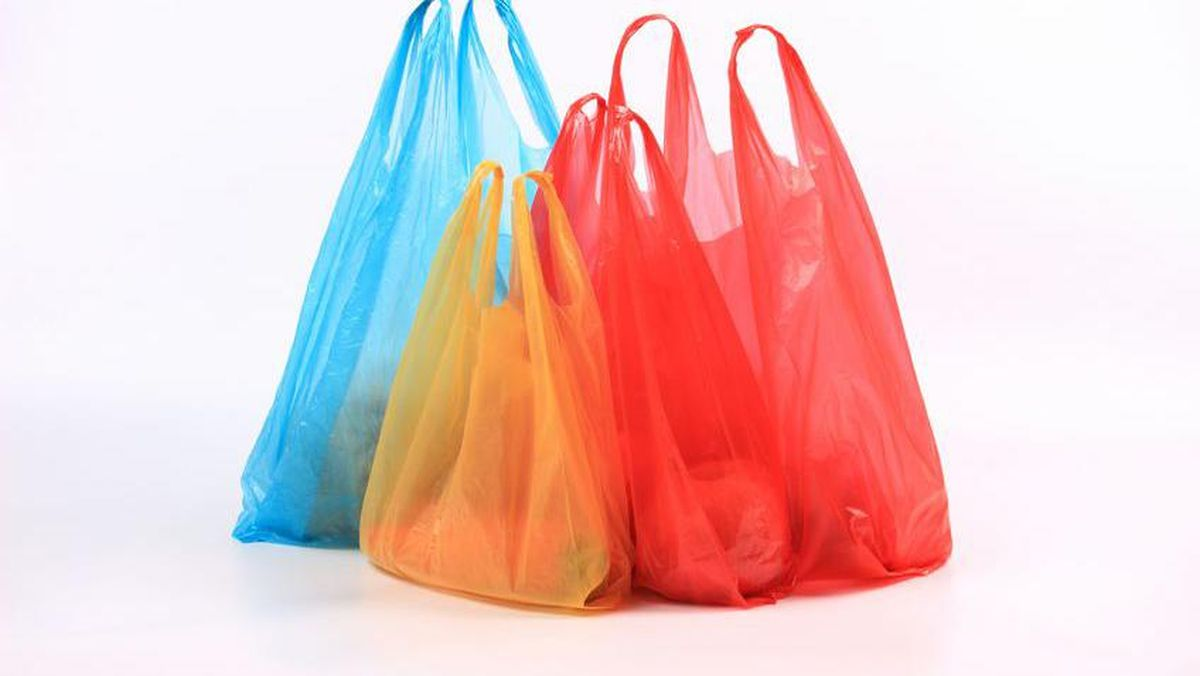
#> input picture data/5ecdf93c-1b1d-4fe6-a120-4a68909f3982_169.jpg, 1200 x 676 px; its folder holds only this picture in this run
$ python deteksi-sampah.py   (older library calls are emulated)
#> lines starting #> are read from the running program, lines starting #| are printed output that depends on the picture; after the words box and inside, x2 and y2 are one past the last pixel; in counts of white or black regions, pixels touching at a corner belong together
import cv2
import numpy as np
import os
from skimage.feature import graycomatrix, graycoprops

def extract_features(image):
    features = {}
    viz_images = {}

    hsv = cv2.cvtColor(image, cv2.COLOR_BGR2HSV)
    h_mean, s_mean, v_mean = np.mean(hsv, axis=(0,1))
    features['hue'] = h_mean
    features['saturation'] = s_mean
    features['value'] = v_mean

    gray = cv2.cvtColor(image, cv2.COLOR_BGR2GRAY)
    viz_images['texture'] = gray

    _, thresh = cv2.threshold(gray, 0, 255, cv2.THRESH_BINARY_INV + cv2.THRESH_OTSU)
    viz_images['threshold'] = thresh

    contours, _ = cv2.findContours(thresh, cv2.RETR_EXTERNAL, cv2.CHAIN_APPROX_SIMPLE)

    if not contours:
        return None, None

    cnt = max(contours, key=cv2.contourArea)
    area = cv2.contourArea(cnt)
    perimeter = cv2.arcLength(cnt, True)

    features['area'] = area
    features['circularity'] = 4 * np.pi * area / (perimeter**2) if perimeter != 0 else 0

    color_mask = cv2.bitwise_and(image, image, mask=thresh)
    viz_images['color'] = color_mask

    glcm = graycomatrix(gray, distances=[5], angles=[0], levels=256, symmetric=True, normed=True)
    features['contrast'] = graycoprops(glcm, 'contrast')[0, 0]

    return features, viz_images

def classify_waste(features):
    circularity = features['circularity']
    contrast = features['contrast']
    saturation = features['saturation']
    value = features['value']

    if circularity >= 0.75:
        return 'Botol'
    elif saturation < 40 and value > 180:
        return 'Kertas'
    elif contrast > 400:
        return 'Plastik'
    return 'Tidak dikenal'

def create_labeled_image(image, label):
    labeled_img = image.copy()
    cv2.rectangle(labeled_img, (0,0), (labeled_img.shape[1], 40), (0,0,0), -1)
    cv2.putText(labeled_img, label, (10, 25), cv2.FONT_HERSHEY_SIMPLEX, 0.7, (255, 255, 255), 2)
    return labeled_img

if __name__ == "__main__":
    input_folder = 'data'
    output_folder = 'extracted'
    os.makedirs(output_folder, exist_ok=True)

    image_files = [f for f in os.listdir(input_folder) if f.lower().endswith(('.png', '.jpg', '.jpeg'))]
    image_files = sorted(image_files)[:60]

    print(f"\nProcessing {len(image_files)} images...\n")

    print("===================================")
    print("Filename\tJenis Sampah")
    print("===================================")

    for idx, filename in enumerate(image_files):
        image_path = os.path.join(input_folder, filename)
        image = cv2.imread(image_path)
#> image is the input picture: shape (676, 1200, 3); mean B, G, R 196.3, 198.2, 234

        if image is None:
            print(f"{filename}\tGagal membaca gambar")
            continue

        features, viz_images = extract_features(image)
#> in extract_features, `hsv = cv2.cvtColor(image, cv2.COLOR_BGR2HSV)`: hsv: shape (676, 1200, 3); mean H, S, V 93.9, 68.6, 246.3
#> in extract_features, `h_mean, s_mean, v_mean = np.mean(hsv, axis=(0,1))`: h_mean = 93.86; s_mean = 68.65; v_mean = 246.3
#> in extract_features, `gray = cv2.cvtColor(image, cv2.COLOR_BGR2GRAY)`:
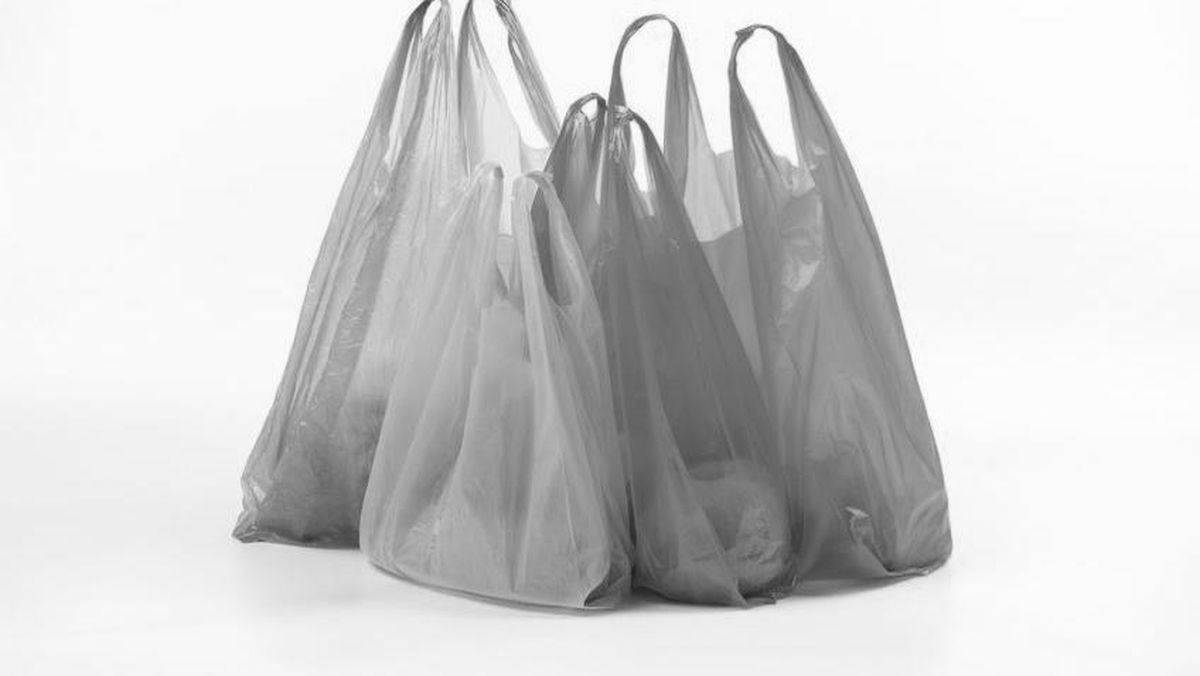
#> gray: shape (676, 1200); min 34, max 255, mean 208.7
#> in extract_features, `_, thresh = cv2.threshold(gray, 0, 255, cv2.THRESH_BINARY_INV + cv2.TH..`:
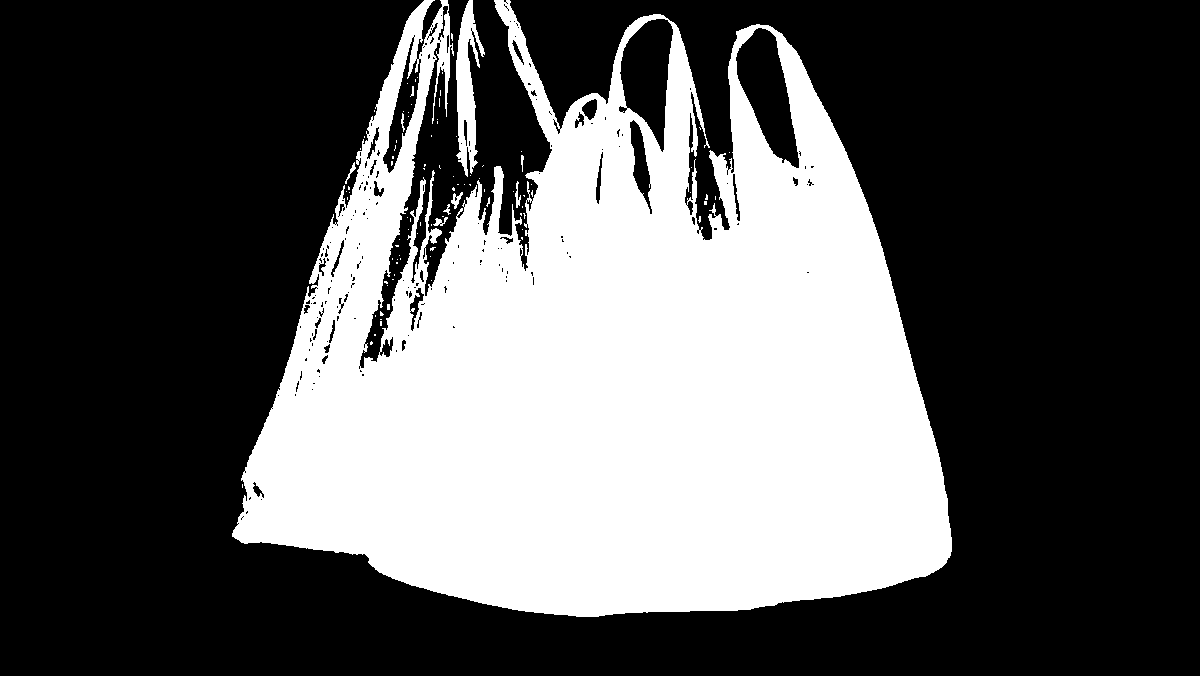
#> thresh: shape (676, 1200); 34.9% white; 96 white regions (86 under 20 px)
#> in extract_features, `contours, _ = cv2.findContours(thresh, cv2.RETR_EXTERNAL, cv2.CHAIN_AP..`: contours = 83 contours, 77 with area under 20; largest, box (x1, y1, x2, y2) and area: (232, 0, 952, 617) 291540, (456, 0, 485, 177) 2345, (451, 192, 463, 209) 70, (433, 217, 448, 226) 44, (515, 181, 521, 208) 42, (345, 162, 356, 184) 34
#> in extract_features, `cnt = max(contours, key=cv2.contourArea)`: cnt = contour of 2837 points, box (x1, y1, x2, y2) (232, 0, 952, 617), area 291540
#> in extract_features, `area = cv2.contourArea(cnt)`: area = 291540
#> in extract_features, `perimeter = cv2.arcLength(cnt, True)`: perimeter = 6519.9
#> in extract_features, `color_mask = cv2.bitwise_and(image, image, mask=thresh)`:
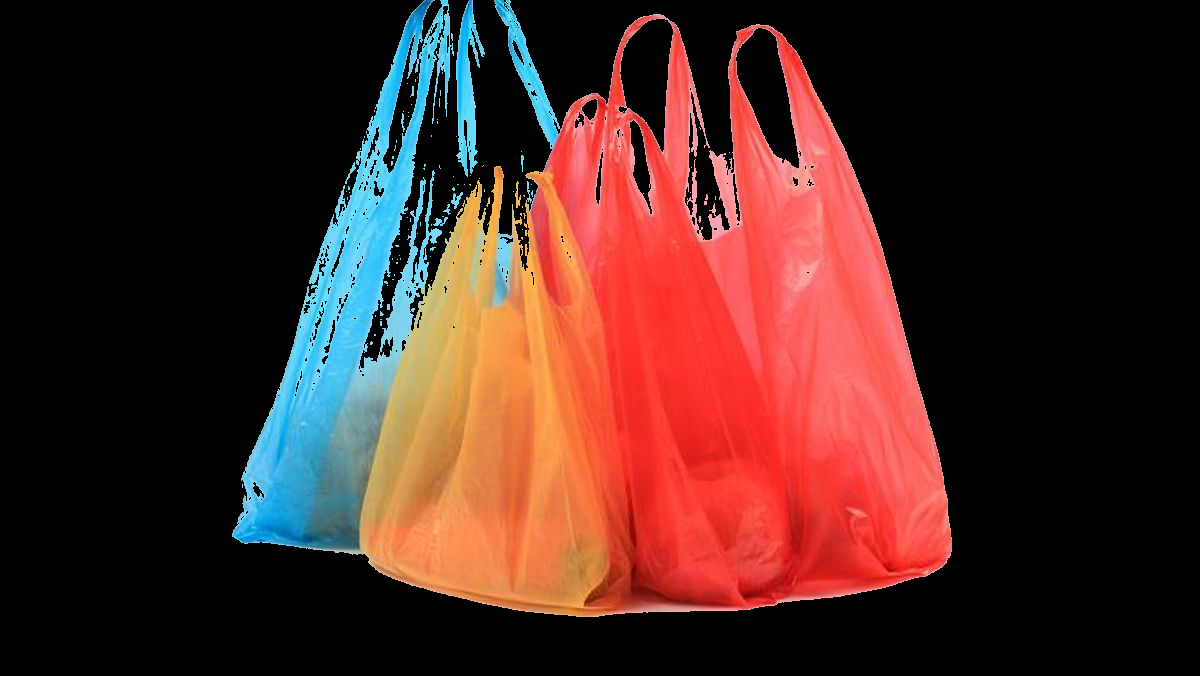
#> color_mask: shape (676, 1200, 3); mean B, G, R 34.8, 40, 73.8
#> features = {'hue': 93.86, 'saturation': 68.65, 'value': 246.3, 'area': 291540, 'circularity': 0.0862, 'contrast': 195.2}; viz_images = 3 items

        if features is None:
            print(f"{filename}\tGagal ekstraksi fitur")
            continue

        prediction_label = classify_waste(features)
#> in classify_waste, `circularity = features['circularity']`: circularity = 0.0862
#> in classify_waste, `contrast = features['contrast']`: contrast = 195.2
#> in classify_waste, `saturation = features['saturation']`: saturation = 68.65
#> in classify_waste, `value = features['value']`: value = 246.3
#> prediction_label = 'Tidak dikenal'

        print(f"{filename}\t{prediction_label}")
#| 5ecdf93c-1b1d-4fe6-a120-4a68909f3982_169.jpg	Tidak dikenal

        h, w, _ = image.shape
#> h = 676; w = 1200
        original_labeled = create_labeled_image(image, '1. Original')
        color_mask_labeled = create_labeled_image(viz_images['color'], '2. Deteksi Warna')

        threshold_img = viz_images['threshold']
        threshold_bgr = cv2.cvtColor(threshold_img, cv2.COLOR_GRAY2BGR)
#> threshold_bgr: shape (676, 1200, 3); 34.9% white; 96 white regions (86 under 20 px), largest, box (x1, y1, x2, y2) and area: (232, 0, 952, 617) 279906, (456, 0, 485, 177) 2545, (451, 192, 463, 209) 87
        threshold_labeled = create_labeled_image(threshold_bgr, '3. Bentuk (Threshold)')

        texture_bgr = cv2.cvtColor(viz_images['texture'], cv2.COLOR_GRAY2BGR)
        texture_labeled = create_labeled_image(texture_bgr, '4. Tekstur')

        final_result_img = image.copy()
        cv2.putText(final_result_img, f'{prediction_label}', (10, h - 20),
                    cv2.FONT_HERSHEY_SIMPLEX, 1, (0, 255, 0), 2, cv2.LINE_AA)
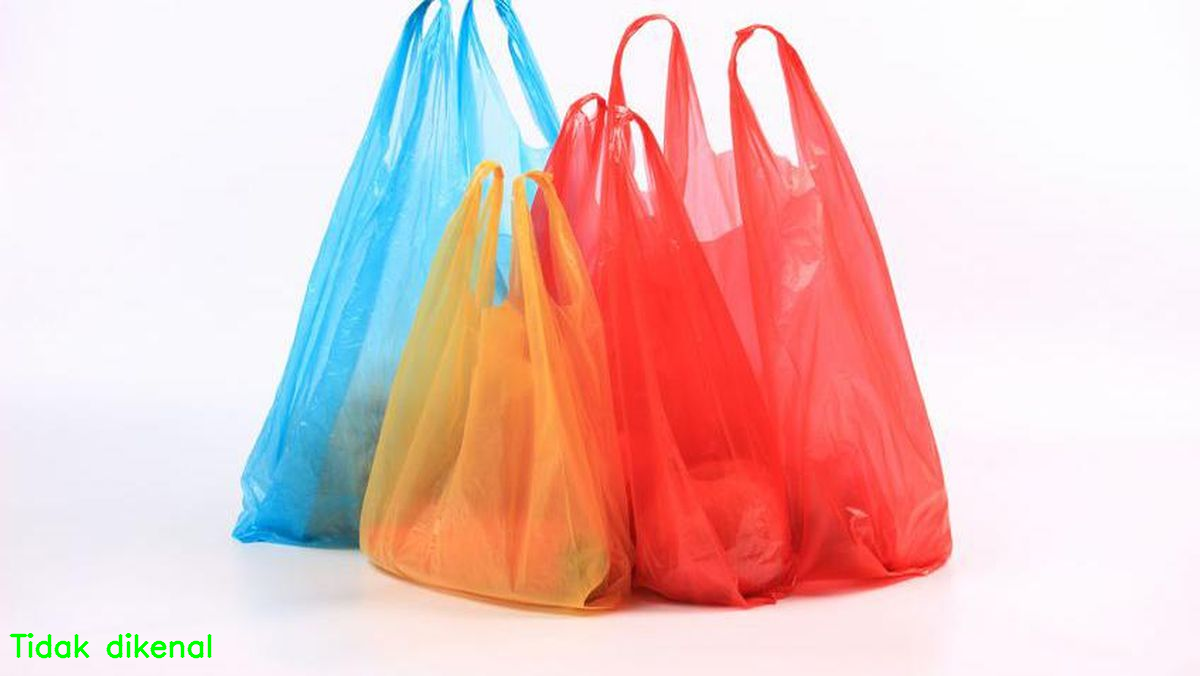
#> final_result_img: shape (676, 1200, 3); 0.29% of pixels changed, all inside (x1, y1, x2, y2) = (9, 633, 212, 659)
        final_result_labeled = create_labeled_image(final_result_img, '5. Hasil')
#> in create_labeled_image (call 5), `cv2.putText(labeled_img, label, (10, 25), cv2.FONT_HERSHEY_SIMPLEX, 0...`:
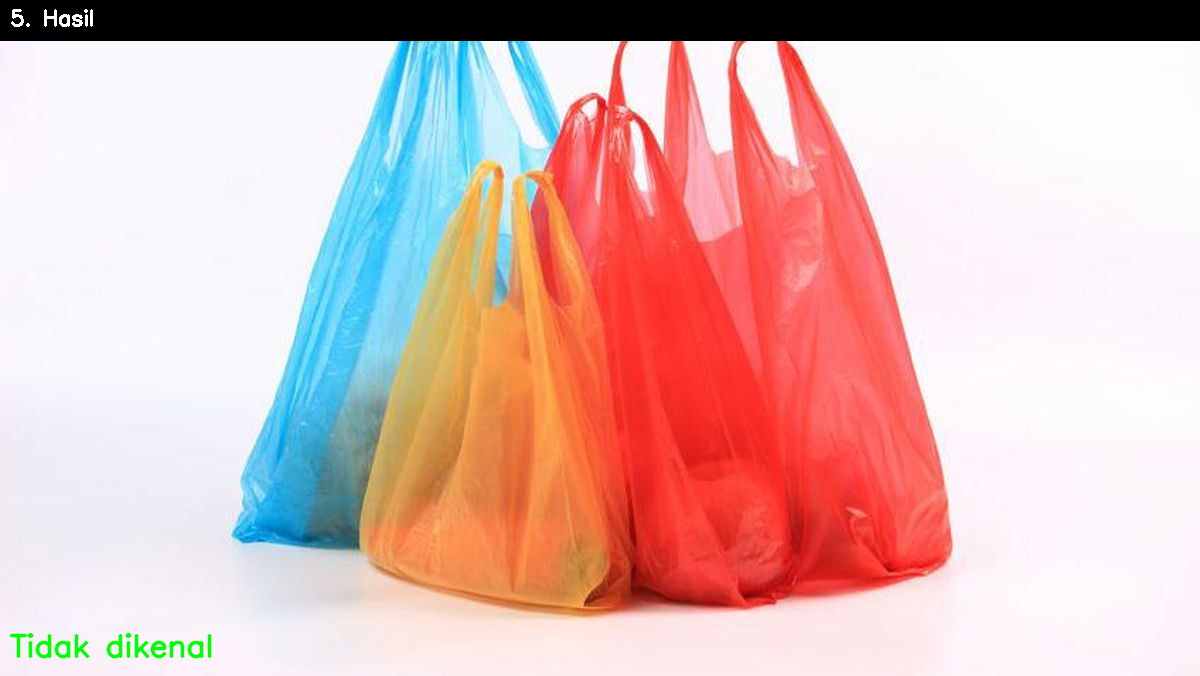
#> labeled_img: shape (676, 1200, 3); mean B, G, R 180.9, 183.6, 219.1

        all_images = [original_labeled, color_mask_labeled, threshold_labeled, texture_labeled, final_result_labeled]
        combined_view = np.hstack(all_images)

        max_dim = 1600
        (h_c, w_c) = combined_view.shape[:2]
#> h_c = 676; w_c = 6000
        if h_c > max_dim or w_c > max_dim:
            scale = max_dim / max(h_c, w_c)
#> scale = 0.267
            new_w = int(w_c * scale)
#> new_w = 1600
            new_h = int(h_c * scale)
#> new_h = 180
            combined_view = cv2.resize(combined_view, (new_w, new_h), interpolation=cv2.INTER_AREA)
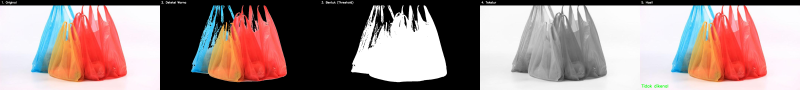
#> combined_view: shape (180, 1600, 3) (shown at 1/2 size); mean of channels 0, 1, 2 135.9, 137.9, 159.1; drawn as B, G, R

        output_image_path = os.path.join(output_folder, f"{os.path.splitext(filename)[0]}_extracted.jpg")
        cv2.imwrite(output_image_path, combined_view)

    print("\nSelesai!")

$ run again, on data/Daur-Ulang-Kertas-HVS-Perkantoran-dan-Perusahaan-Terpercaya.jpg
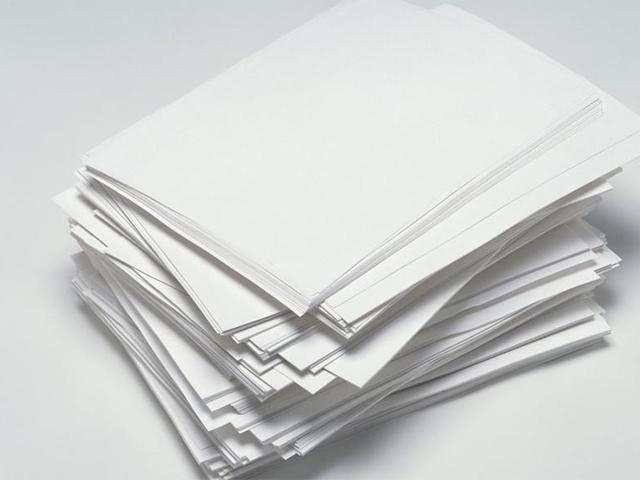
#> input picture data/Daur-Ulang-Kertas-HVS-Perkantoran-dan-Perusahaan-Terpercaya.jpg, 640 x 480 px
#> image is the input picture: shape (480, 640, 3); mean B, G, R 207.7, 209.4, 206.3
#> hsv: shape (480, 640, 3); mean H, S, V 66.2, 6.9, 210.7
#> h_mean = 66.2; s_mean = 6.88; v_mean = 210.7
#> in extract_features, `_, thresh = cv2.threshold(gray, 0, 255, cv2.THRESH_BINARY_INV + cv2.TH..`:
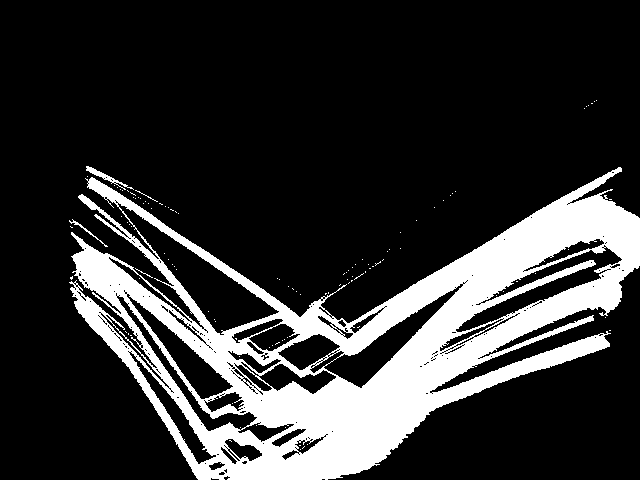
#> thresh: shape (480, 640); 19.7% white; 112 white regions (107 under 20 px)
#> contours = 80 contours, 77 with area under 20; largest, box (x1, y1, x2, y2) and area: (69, 167, 640, 480) 83594, (86, 166, 134, 190) 146, (69, 219, 108, 247) 42
#> cnt = contour of 2034 points, box (x1, y1, x2, y2) (69, 167, 640, 480), area 83594
#> area = 83594
#> perimeter = 3952.2
#> features = {'hue': 66.2, 'saturation': 6.88, 'value': 210.7, 'area': 83594, 'circularity': 0.0673, 'contrast': 412.7}; viz_images = 3 items
#> circularity = 0.0673
#> contrast = 412.7
#> saturation = 6.88
#> value = 210.7
#> prediction_label = 'Kertas'
#| Daur-Ulang-Kertas-HVS-Perkantoran-dan-Perusahaan-Terpercaya.jpg	Kertas
#> threshold_bgr: shape (480, 640, 3); 19.7% white; 112 white regions (107 under 20 px), largest, box (x1, y1, x2, y2) and area: (69, 167, 640, 480) 60140, (86, 166, 134, 190) 202, (69, 219, 108, 247) 85, (135, 190, 158, 202) 26, (135, 268, 153, 278) 21
#> final_result_img: shape (480, 640, 3); 0.4% of pixels changed, all inside (x1, y1, x2, y2) = (12, 438, 110, 463)
#> `combined_view = cv2.resize(combined_view, (new_w, new_h), interpolatio..`:
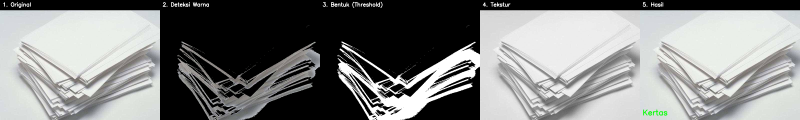
#> combined_view: shape (240, 1600, 3) (shown at 1/2 size); mean of channels 0, 1, 2 130, 130.9, 129.8; drawn as B, G, R
